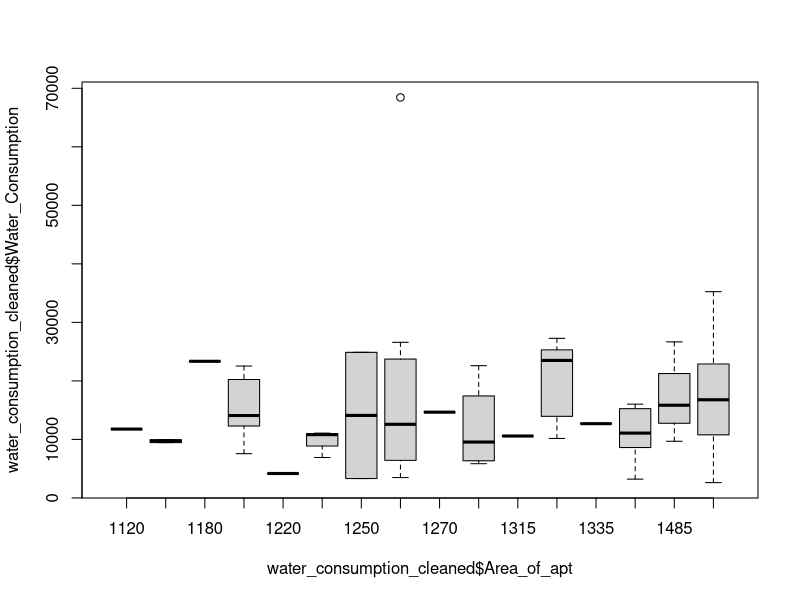
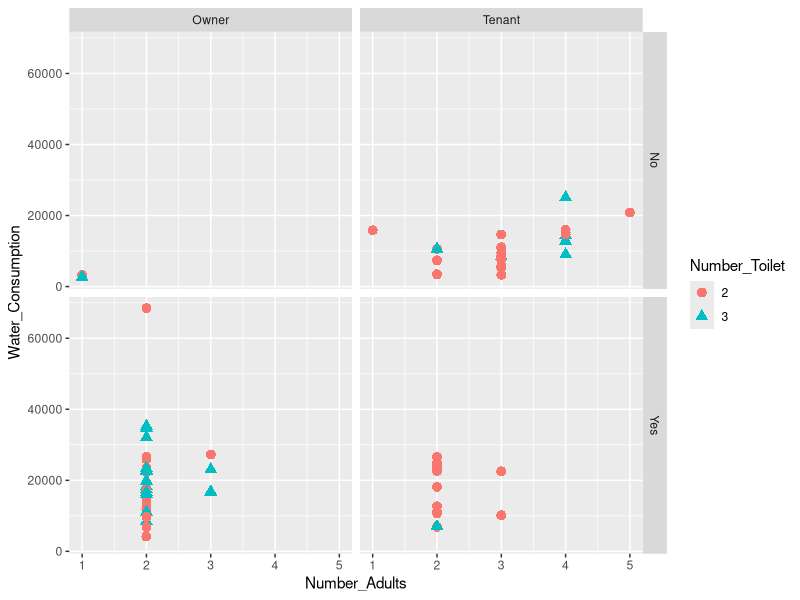

Generate these figures, in order, with R: (Note: this script raises an error after producing the figures.)
## ---- chunk 1
#getwd()
water_consumption=read.csv("Apartment_water_consumption.csv",stringsAsFactors = FALSE)
str(water_consumption)

## ---- chunk 2
water_consumption_cleaned=water_consumption[3:9]
str(water_consumption_cleaned)
## ---- chunk 3
colnames(water_consumption_cleaned)=c("Resident_status","Family_Status",
                                      "Number_Adults","Number_Children","Number_Toilet","Area_of_apt","Water_Consumption") 
        
## ---- chunk 4
water_consumption_cleaned$Resident_status <- as.factor(water_consumption_cleaned$Resident_status)
water_consumption_cleaned$Family_Status <- as.factor(water_consumption_cleaned$Family_Status)
water_consumption_cleaned$Number_Toilet <- as.factor(water_consumption_cleaned$Number_Toilet)
str(water_consumption_cleaned)
## ---- chunk 5

table(water_consumption_cleaned$Family_Status, useNA = "ifany")
water_consumption_cleaned=water_consumption_cleaned[complete.cases(water_consumption_cleaned),]
table(water_consumption_cleaned$Family_Status, useNA = "ifany")
str(water_consumption_cleaned)

## ---- chunk 6
library(ggplot2)
boxplot(water_consumption_cleaned$Water_Consumption~water_consumption_cleaned$Area_of_apt)
# We can clearly make out an outlier for an apartment for area 1255

qplot(Number_Adults, Water_Consumption, data=water_consumption_cleaned, shape=Number_Toilet, color=Number_Toilet, 
   facets=Family_Status~Resident_status, size=I(3),
   xlab="Number_Adults", ylab="Water_Consumption") 
## ---- chunk 7
# We will use five different models and do a comparison to get the best model
library(caret)
set.seed(5000)
# Multiple linear regression. We are taking the log of Water_Consumption as the relation between that and several variables are non -linear
m1 <- train(log(Water_Consumption) ~ ., data = water_consumption_cleaned, method = "lm")
# Regression Tree
m2 <-train(Water_Consumption ~ ., data = water_consumption_cleaned, method = "rpart", metric="Rsquared")
# Model Tree
m3 <-train(Water_Consumption ~ ., data = water_consumption_cleaned, method = "M5",metric="Rsquared")
# Random Forest
m4 <-train(Water_Consumption ~ ., data = water_consumption_cleaned, method = "rf",metric="Rsquared")

# Compare the models based on maximum R-Squared
RSquared_Linear_Regression=m1$results[which.max(m1$results$Rsquared),]["Rsquared"]
RSquared_Reg_Tree=m2$results[which.max(m2$results$Rsquared),]["Rsquared"]
RSquared_Model_Tree=m3$results[which.max(m3$results$Rsquared),]["Rsquared"]
RSquared_Random_Forest=m4$results[which.max(m4$results$Rsquared),]["Rsquared"]

library(data.table)

DT = data.table(ID = c("Linear_Reg","Reg_Tree","Model_Tree","Random_Forest"), R_Squared=c(RSquared_Linear_Regression,RSquared_Reg_Tree,RSquared_Model_Tree,RSquared_Random_Forest))

print(as.matrix(DT))

#From the R-Squared Table for the 4 models we can see that Linear_regression has the highest R-Squared. #However it is still low at approx 37%. Can we improve it. recall that from the visualiazation we did #during explore phase we found a big outlier. Can that be causing an issue? Let us remove that and try

water_consumption_cleaned_removed=water_consumption_cleaned[-which.max(water_consumption_cleaned$Water_Consumption),]

set.seed(5000)
# Multiple linear regression. We are taking the log of Water_Consumption as the relation between that and several variables are non -linear
m11 <- train(log(Water_Consumption) ~ ., data = water_consumption_cleaned_removed, method = "lm")
# Regression Tree
m21 <-train(Water_Consumption ~ ., data = water_consumption_cleaned_removed, method = "rpart", metric="Rsquared")
# Model Tree
m31 <-train(Water_Consumption ~ ., data = water_consumption_cleaned_removed, method = "M5",metric="Rsquared")
# Random Forest
m41 <-train(Water_Consumption ~ ., data = water_consumption_cleaned_removed, method = "rf",metric="Rsquared")

# Compare the models based on maximum R-Squared
RSquared_Linear_Regression_2=m11$results[which.max(m11$results$Rsquared),]["Rsquared"]
RSquared_Reg_Tree_2=m21$results[which.max(m21$results$Rsquared),]["Rsquared"]
RSquared_Model_Tree_2=m31$results[which.max(m31$results$Rsquared),]["Rsquared"]
RSquared_Random_Forest_2=m41$results[which.max(m41$results$Rsquared),]["Rsquared"]

DT2 = data.table(ID = c("Linear_Reg","Reg_Tree","Model_Tree","Random_Forest"), R_Squared=c(RSquared_Linear_Regression_2,RSquared_Reg_Tree_2,RSquared_Model_Tree_2,RSquared_Random_Forest_2))

print(as.matrix(DT2))

# There is some improvement with R-Squared of regression now above 41%

## ---- chunk 8
newdata = data.frame(Area_of_apt=as.integer(1210),Number_Toilet=factor(2),Number_Adults=as.integer(2),
                     Number_Children=as.integer(1),
                     Family_Status="Yes",Resident_status="Tenant")
Predicted_Water_consumption=exp(predict(m11,newdata,interval="predict"))

#Predicted Monthly Consumption in liters

print(Predicted_Water_consumption)

